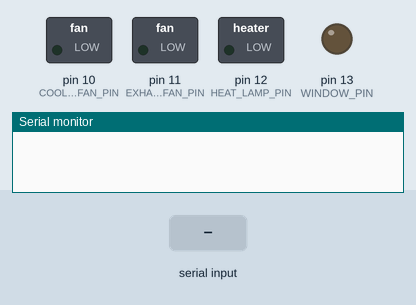
Simulated run of this sketch. Board: Arduino Uno, built with avr-gcc and run on an emulated ATmega328P. On the bench: switched loads named in the sketch (green lamp = pin HIGH), output pins drawn as LEDs (lit = HIGH), the last lines printed to the serial monitor. Inputs (shaded band) come from the test bench.

Above: at 1.2 s.
1.3 s: byte 1 (1) received over Serial
At 2.0 s:
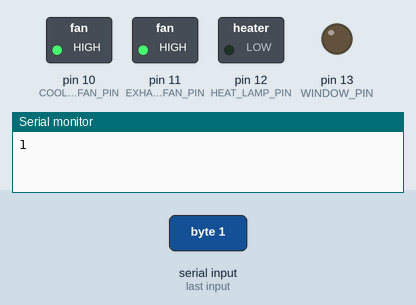
2.8 s: byte 2 (2) received over Serial
At 3.1 s:
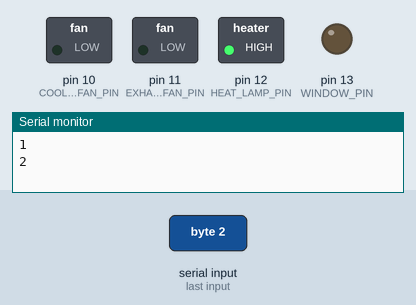
4.3 s: byte 3 (3) received over Serial
At 5.5 s:
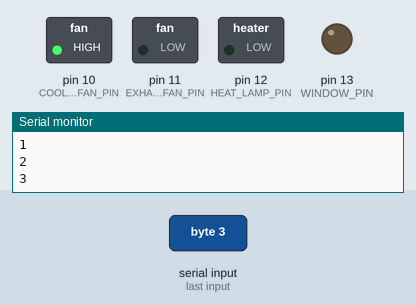
5.8 s: byte 4 (4) received over Serial
At 6.6 s:
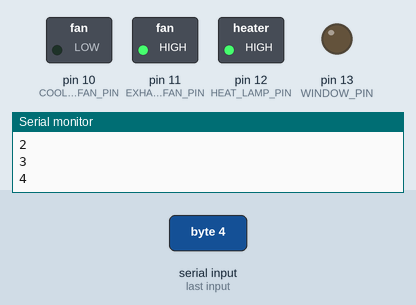
7.3 s: byte 6 (6) received over Serial
At 7.8 s:
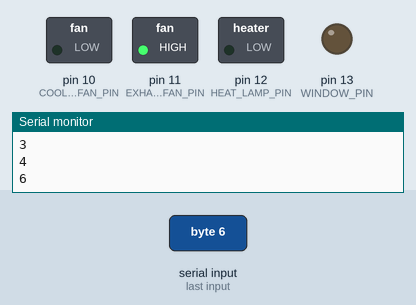
8.8 s: "1" received over Serial
At 10.1 s:
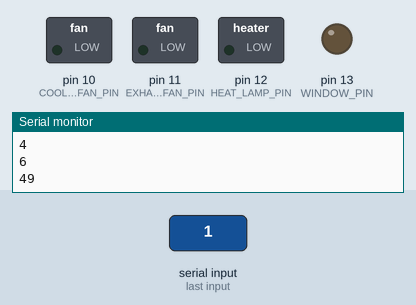
Timing chart, 0 to 11.3 s (numbered marks = the images above; inputs shaded):
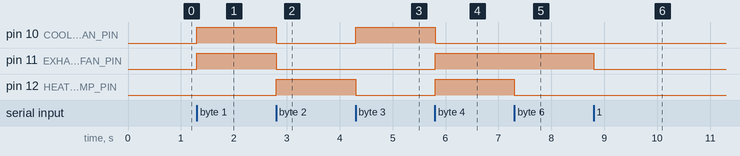

The sketch:

arduino_poultry.ino
```cpp
#include <Wire.h>

#define COOLING_FAN_PIN 10
#define EXHAUST_FAN_PIN 11
#define HEAT_LAMP_PIN 12
#define WINDOW_PIN 13

unsigned long startTime = millis();
const unsigned long duration = 35600;
String windowStatus = "closed";

void setup() {
  Serial.begin(9600);
  pinMode(COOLING_FAN_PIN, OUTPUT);
  pinMode(EXHAUST_FAN_PIN, OUTPUT);
  pinMode(HEAT_LAMP_PIN, OUTPUT);
  pinMode(WINDOW_PIN, OUTPUT);
}

void loop() {
  if (Serial.available()) {
    int command = Serial.read();
    Serial.println(command);
    switch (command) {
      case 1:
        openCloseWindow(windowStatus, "open", millis() - startTime);
        digitalWrite(EXHAUST_FAN_PIN, HIGH);
        digitalWrite(COOLING_FAN_PIN, HIGH);
        digitalWrite(HEAT_LAMP_PIN, LOW);
        break;

      case 2:
        openCloseWindow(windowStatus, "closed", millis() - startTime);
        digitalWrite(EXHAUST_FAN_PIN, LOW);
        digitalWrite(COOLING_FAN_PIN, LOW);
        digitalWrite(HEAT_LAMP_PIN, HIGH);
        break;

      case 3:
        openCloseWindow(windowStatus, "open", millis() - startTime);
        digitalWrite(EXHAUST_FAN_PIN, LOW);
        digitalWrite(COOLING_FAN_PIN, HIGH);
        digitalWrite(HEAT_LAMP_PIN, LOW);
        break;

      case 4:
        openCloseWindow(windowStatus, "closed", millis() - startTime);
        digitalWrite(EXHAUST_FAN_PIN, HIGH);
        digitalWrite(COOLING_FAN_PIN, LOW);
        digitalWrite(HEAT_LAMP_PIN, HIGH);
        break;
      case 5:
        openCloseWindow(windowStatus, "open", millis() - startTime);
        digitalWrite(EXHAUST_FAN_PIN, LOW);
        digitalWrite(COOLING_FAN_PIN, LOW);
        digitalWrite(HEAT_LAMP_PIN, LOW);
        break;
      case 6:
        openCloseWindow(windowStatus, "closed", millis() - startTime);
        digitalWrite(EXHAUST_FAN_PIN, HIGH);
        digitalWrite(COOLING_FAN_PIN, LOW);
        digitalWrite(HEAT_LAMP_PIN, LOW);
        break;
      case 7:
        openCloseWindow(windowStatus, "closed", millis() - startTime);
        digitalWrite(EXHAUST_FAN_PIN, LOW);
        digitalWrite(COOLING_FAN_PIN, HIGH);
        digitalWrite(HEAT_LAMP_PIN, LOW);
        break;
      case 8:
        openCloseWindow(windowStatus, "open", millis() - startTime);
        break;
      case 9:
        digitalWrite(EXHAUST_FAN_PIN, HIGH);
        break;
      case 10:
        digitalWrite(COOLING_FAN_PIN, HIGH);
        break;
      case 11:
        digitalWrite(HEAT_LAMP_PIN, HIGH);
        break;
      case 12:
        openCloseWindow(windowStatus, "closed", millis() - startTime);
        break;
      case 13:
        digitalWrite(EXHAUST_FAN_PIN, LOW);
        break;
      case 14:
        digitalWrite(COOLING_FAN_PIN, LOW);
        break;
      case 15:
        digitalWrite(HEAT_LAMP_PIN, LOW);
        break;
      case 0:
      default:
        openCloseWindow(windowStatus, "closed", millis() - startTime);
        digitalWrite(EXHAUST_FAN_PIN, LOW);
        digitalWrite(COOLING_FAN_PIN, LOW);
        digitalWrite(HEAT_LAMP_PIN, LOW);
        break;
    }
  }
}

void openCloseWindow(String &currentStatus, String triggerStatus, unsigned long time) { //Window doesn't have any detection for open-close, only rotates when powered
  if (currentStatus != triggerStatus && time > duration) {
    digitalWrite(WINDOW_PIN, LOW);
    delay(2500);
    digitalWrite(WINDOW_PIN, HIGH);
    startTime = millis();
    currentStatus = triggerStatus;
  }
}
```

Measured:
- after the input at 1.3 s, pin 10 (COOLING_FAN_PIN), pin 11 (EXHAUST_FAN_PIN): LOW → HIGH at once
- after the input at 2.8 s, pin 10 (COOLING_FAN_PIN), pin 11 (EXHAUST_FAN_PIN): HIGH → LOW at once; pin 12 (HEAT_LAMP_PIN): LOW → HIGH at once
- after the input at 4.3 s, pin 10 (COOLING_FAN_PIN): LOW → HIGH at once; pin 12 (HEAT_LAMP_PIN): HIGH → LOW at once
- after the input at 5.8 s, pin 10 (COOLING_FAN_PIN): HIGH → LOW at once; pin 11 (EXHAUST_FAN_PIN), pin 12 (HEAT_LAMP_PIN): LOW → HIGH at once
- after the input at 7.3 s, pin 12 (HEAT_LAMP_PIN): HIGH → LOW at once
- after the input at 8.8 s, pin 11 (EXHAUST_FAN_PIN): HIGH → LOW at once
